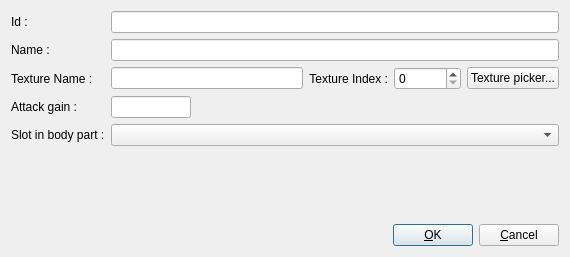
<?xml version="1.0" encoding="UTF-8"?>
<ui version="4.0">
 <class>editWeaponItemFormClass</class>
 <widget class="QDialog" name="editWeaponItemFormClass">
  <property name="geometry">
   <rect>
    <x>0</x>
    <y>0</y>
    <width>570</width>
    <height>257</height>
   </rect>
  </property>
  <property name="windowTitle">
   <string>Add Weapon item</string>
  </property>
  <layout class="QGridLayout" name="gridLayout">
   <item row="1" column="0">
    <layout class="QVBoxLayout" name="verticalLayout">
     <item>
      <layout class="QHBoxLayout" name="horizontalLayout">
       <item>
        <spacer name="horizontalSpacer">
         <property name="orientation">
          <enum>Qt::Horizontal</enum>
         </property>
         <property name="sizeHint" stdset="0">
          <size>
           <width>40</width>
           <height>20</height>
          </size>
         </property>
        </spacer>
       </item>
       <item>
        <widget class="QPushButton" name="pushButtonOK">
         <property name="text">
          <string>&amp;OK</string>
         </property>
         <property name="icon">
          <iconset resource="../res/global.qrc">
           <normaloff>:/commonUI/res/dialog-ok.svg</normaloff>:/commonUI/res/dialog-ok.svg</iconset>
         </property>
         <property name="default">
          <bool>true</bool>
         </property>
        </widget>
       </item>
       <item>
        <widget class="QPushButton" name="pushButtonCancel">
         <property name="text">
          <string>&amp;Cancel</string>
         </property>
         <property name="icon">
          <iconset resource="../res/global.qrc">
           <normaloff>:/commonUI/res/dialog-close.svg</normaloff>:/commonUI/res/dialog-close.svg</iconset>
         </property>
        </widget>
       </item>
      </layout>
     </item>
    </layout>
   </item>
   <item row="0" column="0">
    <layout class="QFormLayout" name="formLayout_3">
     <item row="0" column="0">
      <widget class="QLabel" name="label">
       <property name="text">
        <string>Id : </string>
       </property>
      </widget>
     </item>
     <item row="0" column="1">
      <widget class="QLineEdit" name="lineEditId"/>
     </item>
     <item row="1" column="0">
      <widget class="QLabel" name="label_2">
       <property name="text">
        <string>Name :</string>
       </property>
      </widget>
     </item>
     <item row="1" column="1">
      <widget class="QLineEdit" name="lineEditName"/>
     </item>
     <item row="3" column="0">
      <widget class="QLabel" name="label_3">
       <property name="text">
        <string>Texture Name :</string>
       </property>
      </widget>
     </item>
     <item row="3" column="1">
      <layout class="QHBoxLayout" name="horizontalLayout_3">
       <item>
        <widget class="QLineEdit" name="lineEditTextureName"/>
       </item>
       <item>
        <widget class="QLabel" name="label_4">
         <property name="text">
          <string>Texture Index :</string>
         </property>
         <property name="alignment">
          <set>Qt::AlignRight|Qt::AlignTrailing|Qt::AlignVCenter</set>
         </property>
        </widget>
       </item>
       <item>
        <widget class="QSpinBox" name="spinBoxTextureIndex">
         <property name="maximum">
          <number>16777215</number>
         </property>
        </widget>
       </item>
       <item>
        <widget class="QPushButton" name="pushButtonTexturePicker">
         <property name="text">
          <string>Texture picker...</string>
         </property>
        </widget>
       </item>
      </layout>
     </item>
     <item row="4" column="0">
      <widget class="QLabel" name="labelAttackGain">
       <property name="text">
        <string>Attack gain :</string>
       </property>
      </widget>
     </item>
     <item row="5" column="0">
      <widget class="QLabel" name="label_6">
       <property name="text">
        <string>Slot in body part :</string>
       </property>
      </widget>
     </item>
     <item row="4" column="1">
      <widget class="QLineEdit" name="lineEditAttackGain">
       <property name="maximumSize">
        <size>
         <width>80</width>
         <height>16777215</height>
        </size>
       </property>
      </widget>
     </item>
     <item row="5" column="1">
      <widget class="QComboBox" name="comboBoxSlotInBodyPart"/>
     </item>
    </layout>
   </item>
  </layout>
 </widget>
 <tabstops>
  <tabstop>lineEditId</tabstop>
  <tabstop>lineEditName</tabstop>
  <tabstop>lineEditTextureName</tabstop>
  <tabstop>spinBoxTextureIndex</tabstop>
  <tabstop>pushButtonTexturePicker</tabstop>
  <tabstop>lineEditAttackGain</tabstop>
  <tabstop>comboBoxSlotInBodyPart</tabstop>
  <tabstop>pushButtonOK</tabstop>
  <tabstop>pushButtonCancel</tabstop>
 </tabstops>
 <resources>
  <include location="../res/global.qrc"/>
 </resources>
 <connections/>
</ui>
